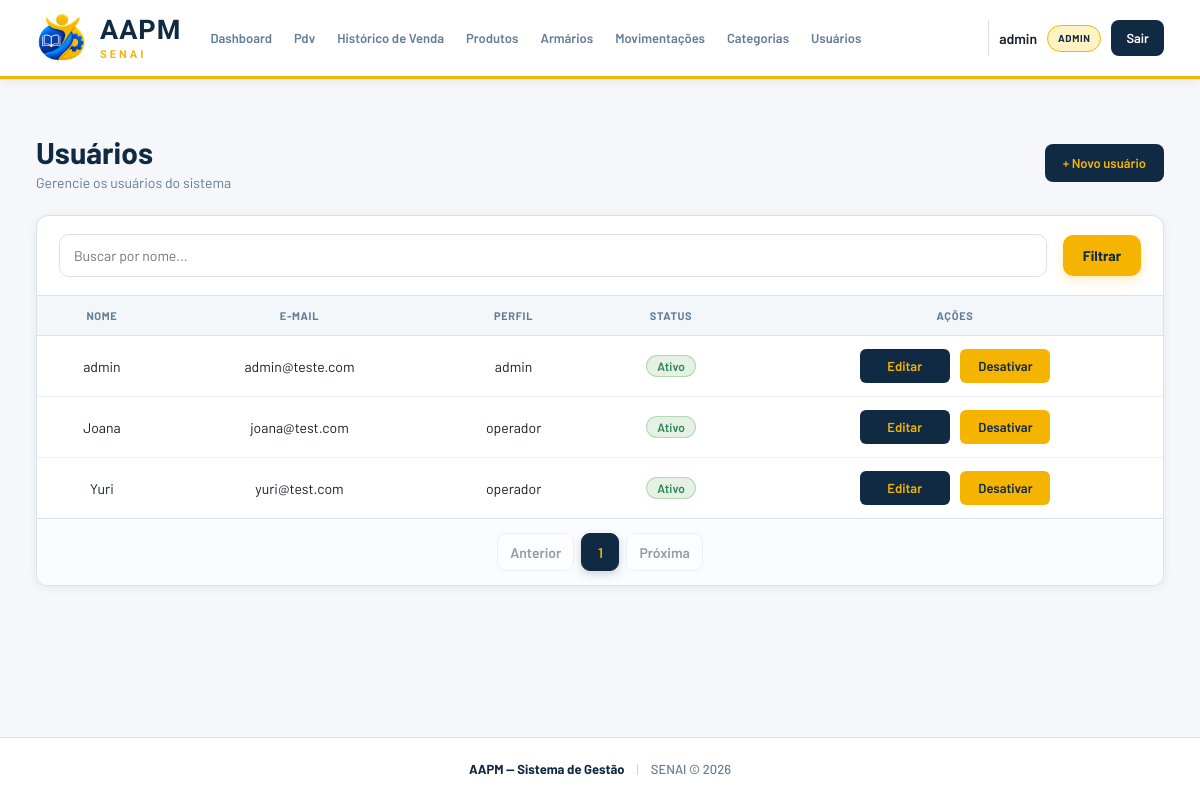
/usuarios/ (signed in), run on an earlier commit of the app's database.
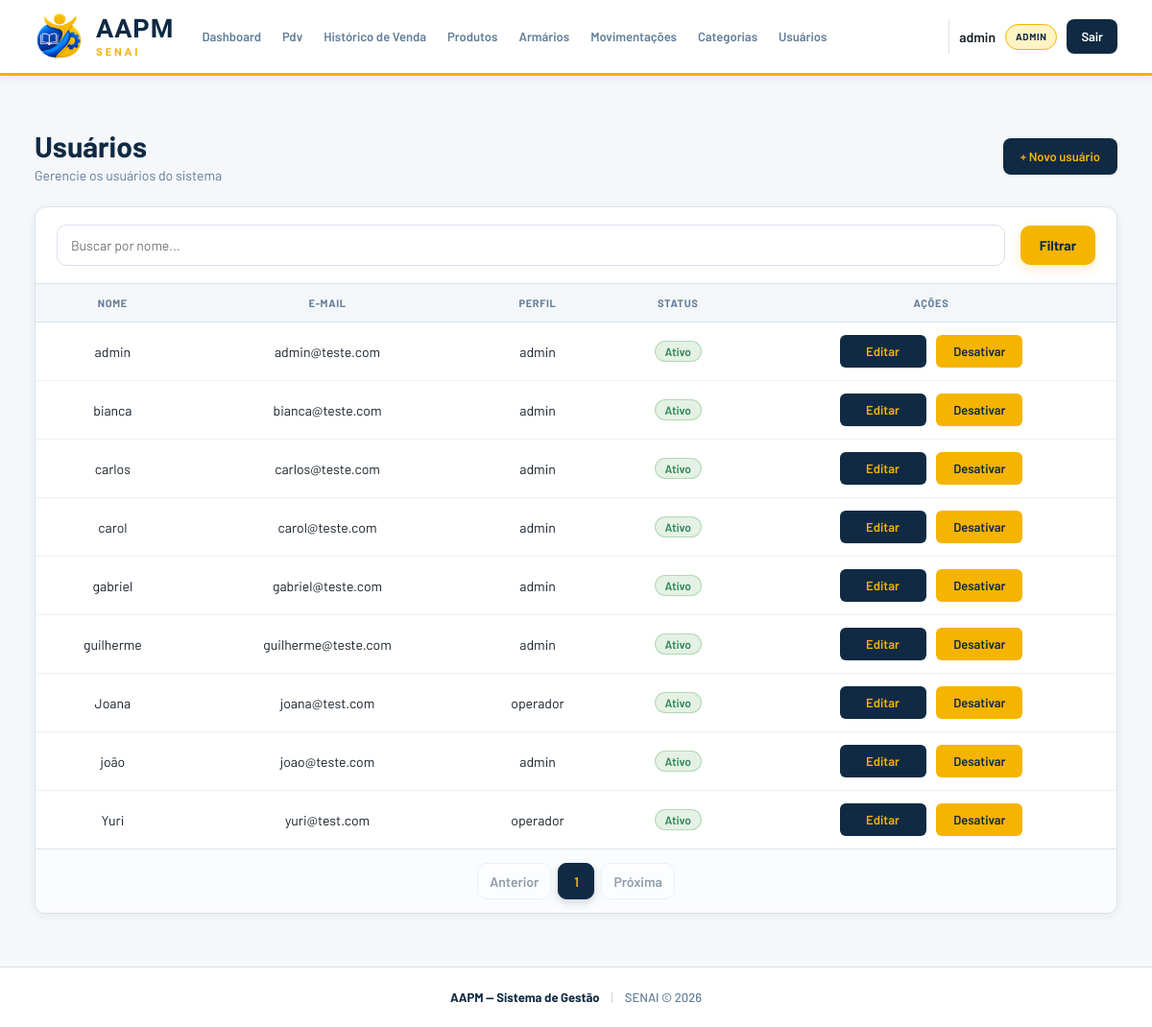
And on a later commit of the database.
### app/models/usuario.py (models this page shows)
class Usuario(Base):
    __tablename__ = "usuarios"
    id = Column(Integer, primary_key=True, autoincrement=True)
    nome = Column(String(100), nullable=False)
    email = Column(String(150), unique=True, nullable=False)
    senha_hash = Column(String(255), nullable=False)
    role = Column(String(20), default="operador")
    ativo = Column(Boolean, default=True)
    criado_em = Column(DateTime, server_default=func.now())

### app/controllers/admin_controller.py (the view)
@router.get("/")
def listar_usuarios(
    request: Request,
    busca: str = "",
    page: int = 1,
    db: Session = Depends(get_db),
    admin = Depends(get_admin) # Bloqueia quem não é admin
):
    busca = busca.strip()
    query = db.query(Usuario)
    if busca:
        query = query.filter(Usuario.nome.ilike(f"%{busca}%"))
    usuarios, pagination = paginate(
        query.order_by(Usuario.nome), page
    )
    return templates.TemplateResponse(
        request,
        "usuarios/index.html",
        {
            "request": request,
            "usuario": admin,
            "usuarios": usuarios,
            "pagination": pagination,
            "busca": busca,
        }
    )

### app/templates/usuarios/index.html (shortened to what this page needs)
{% extends "base.html" %}
{% block extra_css %}
<link rel="stylesheet" href="/static/css/index-usuario.css?v=2">
<link rel="stylesheet" href="/static/css/list-filter.css?v=1">
<link rel="stylesheet" href="/static/css/list-pages.css?v=1">
{% endblock %}
{% block conteudo %}
<div class="page-header">
  <div>
    <h1 class="page-title">Usuários</h1>
    <p class="page-subtitle">Gerencie os usuários do sistema</p>
  </div>
  <a href="/usuarios/novo" class="btn-primary">+ Novo usuário</a>
</div>
<div class="card">
  <form method="get" action="/usuarios" class="list-filter list-filter--inset">
    <input type="text" name="busca" class="form-input list-filter__search" placeholder="Buscar por nome..." value="{{ busca }}">
    <button type="submit" class="btn-primary">Filtrar</button>
  </form>
  <div class="table-wrapper">
    <table class="table">
      <thead>
        <tr>
          <th>Nome</th>
          <th>E-mail</th>
          <th>Perfil</th>
          <th>Status</th>
          <th>Ações</th>
        </tr>
      </thead>
      <tbody>
        {% for u in usuarios | sort(attribute='nome', case_sensitive=false) %}
        <tr>
          <td>{{ u.nome }}</td>
          <td>{{ u.email }}</td>
          <td>{{ u.role }}</td>
          <td>
            <span class="status-badge status-badge--{{ 'ativo' if u.ativo else 'inativo' }}">
              {{ "Ativo" if u.ativo else "Inativo" }}
            </span>
          </td>
          <td class="td-actions">
            <a href="/usuarios/{{ u.id }}/editar" class="btn-table">Editar</a>
            <form action="/usuarios/{{ u.id }}/toggle-ativo" method="post" style="display:inline;" data-confirm-form data-confirm-title="Tem certeza?" data-confirm-message="Tem certeza que deseja {{ 'desativar' if u.ativo else 'ativar' }} este usuário?" data-confirm-label="{{ 'Desativar' if u.ativo else 'Ativar' }}">
              <button type="submit" class="btn-table btn-table--warn">
                {{ "Desativar" if u.ativo else "Ativar" }}
              </button>
            </form>
          </td>
        </tr>
        {% endfor %}
      </tbody>
    </table>
  </div>
  {% include "paginacao/index.html" %}
</div>
{% endblock %}

What changed in the data, as far as the page shows it:
added Usuario: nome "bianca", email "bianca@teste.com", role "admin", ativo "Ativo", ativo "Desativar"
added Usuario: nome "carlos", email "carlos@teste.com", role "admin", ativo "Ativo", ativo "Desativar"
added Usuario: nome "carol", email "carol@teste.com", role "admin", ativo "Ativo", ativo "Desativar"
added Usuario: nome "gabriel", email "gabriel@teste.com", role "admin", ativo "Ativo", ativo "Desativar"
added Usuario: nome "guilherme", email "guilherme@teste.com", role "admin", ativo "Ativo", ativo "Desativar"
added Usuario: nome "joão", email "joao@teste.com", role "admin", ativo "Ativo", ativo "Desativar"
